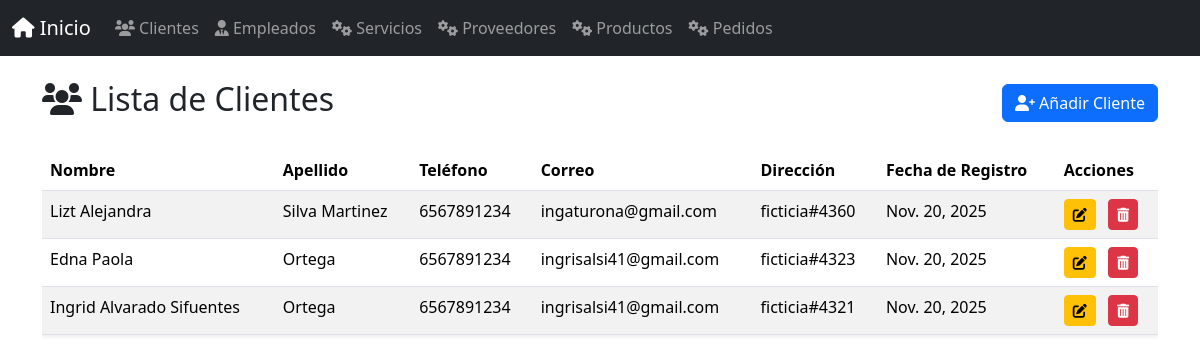
/clientes/, run on the app's committed database.
### app_lavanderia/models.py (models this page shows, shortened)
class Cliente(models.Model):
    nombre = models.CharField(max_length=100)
    apellido = models.CharField(max_length=100)
    telefono = models.CharField(max_length=15)
    correo = models.EmailField()
    direccion = models.CharField(max_length=200)
    fecha_registro = models.DateField(auto_now_add=True)
    notas = models.TextField(blank=True, null=True)

### app_lavanderia/views.py (the view)
# urls.py: path('clientes/', views.ver_clientes, name='ver_clientes'),
def ver_clientes(request):
    clientes = Cliente.objects.all()
    return render(request, 'cliente/ver_clientes.html', {'clientes': clientes})

### app_lavanderia/templates/cliente/ver_clientes.html (shortened to what this page needs)
{% extends 'base.html' %}
{% block content %}
<div class="d-flex justify-content-between align-items-center mb-4">
    <h2><i class="fas fa-users"></i> Lista de Clientes</h2>
    <a href="{% url 'agregar_cliente' %}" class="btn btn-primary">
        <i class="fas fa-user-plus"></i> Añadir Cliente
    </a>
</div>
{% if clientes %}
<div class="table-responsive">
    <table class="table table-striped table-hover shadow-sm">
        <thead class="bg-dark text-white">
            <tr>
                <th>Nombre</th>
                <th>Apellido</th>
                <th>Teléfono</th>
                <th>Correo</th>
                <th>Dirección</th>
                <th>Fecha de Registro</th>
                <th>Acciones</th>
            </tr>
        </thead>
        <tbody>
            {% for cliente in clientes %}
            <tr>
                <td>{{ cliente.nombre }}</td>
                <td>{{ cliente.apellido }}</td>
                <td>{{ cliente.telefono }}</td>
                <td>{{ cliente.correo }}</td>
                <td>{{ cliente.direccion }}</td>
                <td>{{ cliente.fecha_registro }}</td>
                <td>
                    <a href="{% url 'actualizar_cliente' cliente.id %}" class="btn btn-warning btn-sm me-2" title="Actualizar">
                        <i class="fas fa-edit"></i>
                    </a>
                    <a href="{% url 'borrar_cliente' cliente.id %}" class="btn btn-danger btn-sm" title="Borrar">
                        <i class="fas fa-trash-alt"></i>
                    </a>
                </td>
            </tr>
            {% endfor %}
        </tbody>
    </table>
</div>
{% endif %}
{% endblock %}

### data on the page
Cliente: nombre "Lizt Alejandra", apellido "Silva Martinez", telefono "6567891234", correo "ingaturona@gmail.com", direccion "ficticia#4360", fecha_registro "Nov. 20, 2025"
Cliente: nombre "Edna Paola", apellido "Ortega", telefono "6567891234", correo "ingrisalsi41@gmail.com", direccion "ficticia#4323", fecha_registro "Nov. 20, 2025"
Cliente: nombre "Ingrid Alvarado Sifuentes", apellido "Ortega", telefono "6567891234", correo "ingrisalsi41@gmail.com", direccion "ficticia#4321", fecha_registro "Nov. 20, 2025"
